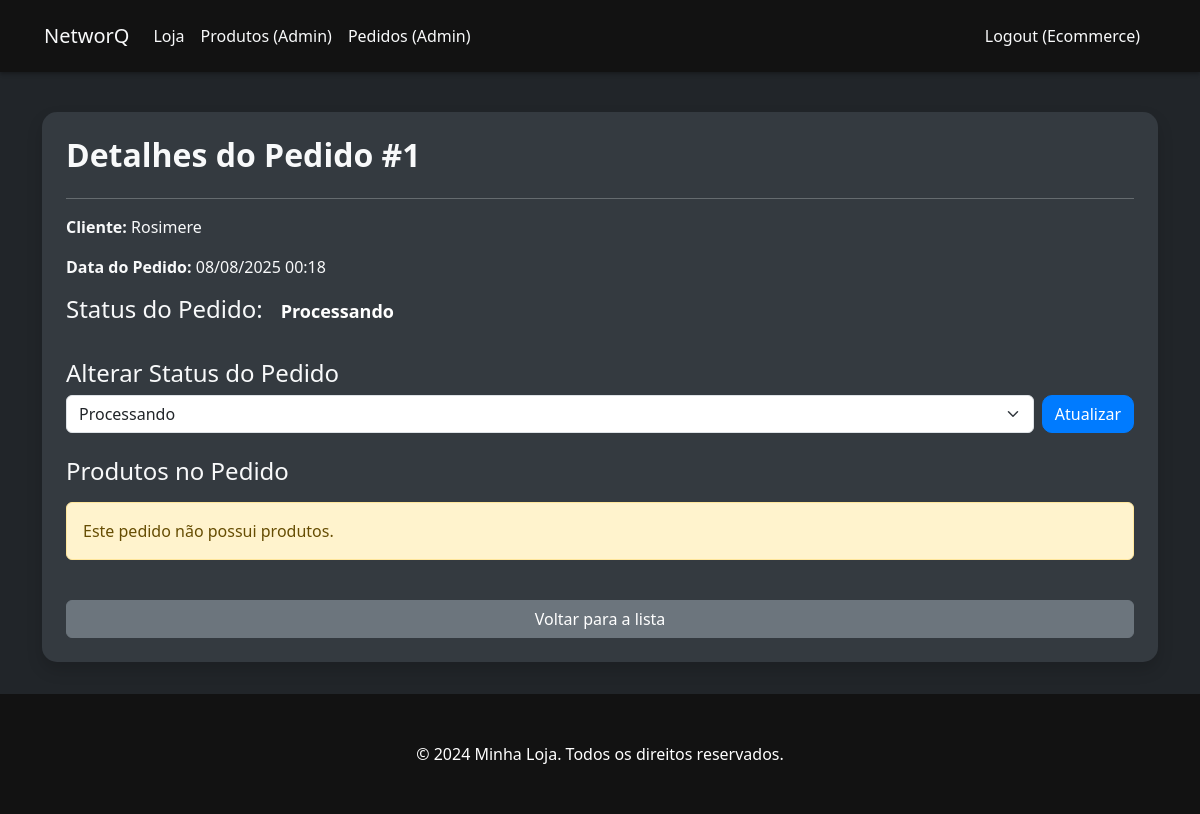
/pedidos/1/ (signed in), run on the app's committed database.
### ecommerce/models.py (models this page shows, shortened)
class CustomUser(AbstractUser):
    CARGO_CHOICES = [
        ('user', 'Usuário'),
        ('empresa', 'Empresa'),
    ]
    cargo = models.CharField(max_length=10, choices=CARGO_CHOICES, default='user')
    class Meta:
        verbose_name = "Usuário"
        verbose_name_plural = "Usuários"

class Pedido(models.Model):
    STATUS_CHOICES = [
        ('aguardando_pagamento', 'Aguardando Pagamento'),
        ('processando', 'Processando'),
        ('enviado', 'Enviado'),
        ('entregue', 'Entregue'),
        ('cancelado', 'Cancelado'),
    ]
    cliente = models.ForeignKey(Cliente, on_delete=models.CASCADE)
    data_pedido = models.DateTimeField(auto_now_add=True)
    status = models.CharField(max_length=20, choices=STATUS_CHOICES, default='aguardando_pagamento')

class Cliente(models.Model):
    user = models.OneToOneField(CustomUser, on_delete=models.CASCADE)
    telefone = models.CharField(max_length=15, blank=True)
    endereco = models.CharField(max_length=255, blank=True)

### ecommerce/views.py (the view)
# urls.py: path('pedidos/<int:pk>/', PedidoDetailView.as_view(), name='pedido_detail'),
@method_decorator(empresa_required, name='dispatch')
class PedidoDetailView(DetailView):
    model = Pedido
    template_name = 'ecommerce/pedido_detail.html'
    context_object_name = 'pedido'
    def get_context_data(self, **kwargs):
        context = super().get_context_data(**kwargs)
        context['itens_pedido'] = ItemPedido.objects.filter(pedido=self.object)
        return context

### ecommerce/views.py (called while the page is built)
def is_empresa(user):
    return user.is_authenticated and user.cargo == 'empresa'

### ecommerce/templates/ecommerce/pedido_detail.html (shortened to what this page needs)
{% extends 'ecommerce/base.html' %}
{% block content %}
<div class="card shadow p-4">
    <h2 class="card-title">Detalhes do Pedido #{{ pedido.id }}</h2>
    <hr>
    <p><strong>Cliente:</strong> {{ pedido.cliente.user.username }}</p>
    <p><strong>Data do Pedido:</strong> {{ pedido.data_pedido|date:"d/m/Y H:i" }}</p>
    <h4>Status do Pedido: <span class="badge bg-{{ pedido.get_status_display|slugify|default:'secondary' }}">{{ pedido.get_status_display }}</span></h4>
    {% if user.is_authenticated and user.cargo == 'empresa' %}
    <div class="mt-4">
        <h4>Alterar Status do Pedido</h4>
        <form action="{% url 'update_pedido_status' pedido.pk %}" method="post" class="d-flex align-items-center">
            <select name="status" class="form-select me-2" aria-label="Status do Pedido">
                {% for status_choice in pedido.STATUS_CHOICES %}
                    <option value="{{ status_choice.0 }}" {% if pedido.status == status_choice.0 %}selected{% endif %}>
                        {{ status_choice.1 }}
                    </option>
                {% endfor %}
            </select>
            <button type="submit" class="btn btn-primary">Atualizar</button>
        </form>
    </div>
    {% endif %}
    <h4 class="mt-4">Produtos no Pedido</h4>
    {% if pedido.itempedido_set.all %}
    <ul class="list-group mt-2">
        {% for item in pedido.itempedido_set.all %}
            <li class="list-group-item d-flex justify-content-between align-items-center">
                {{ item.produto.nome }}
                <span class="badge bg-secondary rounded-pill">{{ item.quantidade }}</span>
            </li>
        {% endfor %}
    </ul>
    {% else %}
    <div class="alert alert-warning mt-2" role="alert">
        Este pedido não possui produtos.
    </div>
    {% endif %}
    <a href="{% url 'pedido_list' %}" class="btn btn-secondary mt-4">Voltar para a lista</a>
</div>
{% endblock %}

### ecommerce/templates/ecommerce/base.html (shortened to what this page needs)
<!doctype html>
<html lang="en">
<head>
    <link href="https://cdn.jsdelivr.net/npm/bootstrap@5.3.3/dist/css/bootstrap.min.css" rel="stylesheet" xintegrity="sha384-QWTKZyjpPEjISv5WaRU9OFeRpok6YctnYmDr5pNlyT2bRjXh0JMhjY6hW+ALEwIH">
    <link rel="stylesheet" href="https://cdnjs.cloudflare.com/ajax/libs/font-awesome/6.5.2/css/all.min.css" xintegrity="sha512-SnH5WK+bZxgPHs44uWIX+LLJAJ9E2nJdL+T55N+vT5t6/0p+1i6v5uE5k7H7v6z8E5j6+R8+N4s6A6+A6+Cg==" />
</head>
<body>
    <div id="tsparticles"></div>
    <header>
        <nav class="navbar navbar-expand-lg navbar-dark bg-dark fixed-top">
            <div class="container-fluid">
                <a class="navbar-brand text-light" href="{% url 'home' %}">NetworQ</a>
                <div class="collapse navbar-collapse" id="navbarNav">
                    <ul class="navbar-nav me-auto mb-2 mb-lg-0">
                        <li class="nav-item">
                            <a class="nav-link text-light" href="{% url 'loja_produtos' %}">Loja</a>
                        </li>
                        {% if user.is_authenticated and user.cargo == 'empresa' %}
                            <li class="nav-item">
                                <a class="nav-link text-light" href="{% url 'produto_list' %}">Produtos (Admin)</a>
                            </li>
                            <li class="nav-item">
                                <a class="nav-link text-light" href="{% url 'pedido_list' %}">Pedidos (Admin)</a>
                            </li>
                        {% endif %}
                    </ul>
                    <ul class="navbar-nav ms-auto mb-2 mb-lg-0">
                        {% if user.is_authenticated %}
                            <li class="nav-item">
                                <form action="{% url 'logout' %}" method="post" class="d-inline">
                                    <button type="submit" class="nav-link text-light" style="background: none; border: none; padding: .5rem 1rem; color: rgba(255,255,255,.55);">Logout ({{ user.username }})</button>
                                </form>
                            </li>
                        {% endif %}
                    </ul>
                </div>
            </div>
        </nav>
    </header>
    <main class="container" style="margin-top: 80px;">
        {% block content %}
        {% endblock %}
    </main>
    <footer class="footer mt-auto py-3">
        <div class="container text-center">
            <span class="text-white">© 2024 Minha Loja. Todos os direitos reservados.</span>
        </div>
    </footer>
</body>
</html>

### ecommerce/templates/ecommerce/base.html (style rules this page uses)
:root { --primary-color: #007bff; --secondary-color: #6c757d; --background-dark: #212529; --header-footer-dark: #121212; --text-dark: #f8f9fa; --text-light: #f8f9fa; --font-family: 'Segoe UI', Roboto, 'Helvetica Neue', Arial, sans-serif; }
body { font-family: var(--font-family); background-color: var(--background-dark); color: var(--text-dark); display: flex; flex-direction: column; min-height: 100vh; }
main { flex-grow: 1; }
.navbar { background-color: var(--header-footer-dark) !important; box-shadow: 0 2px 4px rgba(0,0,0,0.3); padding: 1rem 2rem; }
.navbar .nav-link { color: var(--text-dark); font-weight: 500; transition: color 0.3s ease; }
.container { padding-top: 2rem; padding-bottom: 2rem; }
.card { background-color: #343a40; border: none; border-radius: 15px; box-shadow: 0 4px 8px rgba(0,0,0,0.1); transition: transform 0.3s ease, box-shadow 0.3s ease; color: var(--text-dark); }
.card-title { font-weight: bold; }
.footer { background-color: var(--header-footer-dark); color: var(--text-light); padding: 2rem 0; margin-top: 4rem; text-align: center; }
.btn-primary { background-color: var(--primary-color); border-color: var(--primary-color); border-radius: 10px; }
#tsparticles { position: fixed; width: 100%; height: 100%; top: 0; left: 0; z-index: -1; opacity: 0.8; }

### data on the page
CustomUser: username "Ecommerce"
Pedido: id "1", cliente.user.username "Rosimere", data_pedido "08/08/2025 00:18", status "Processando"
